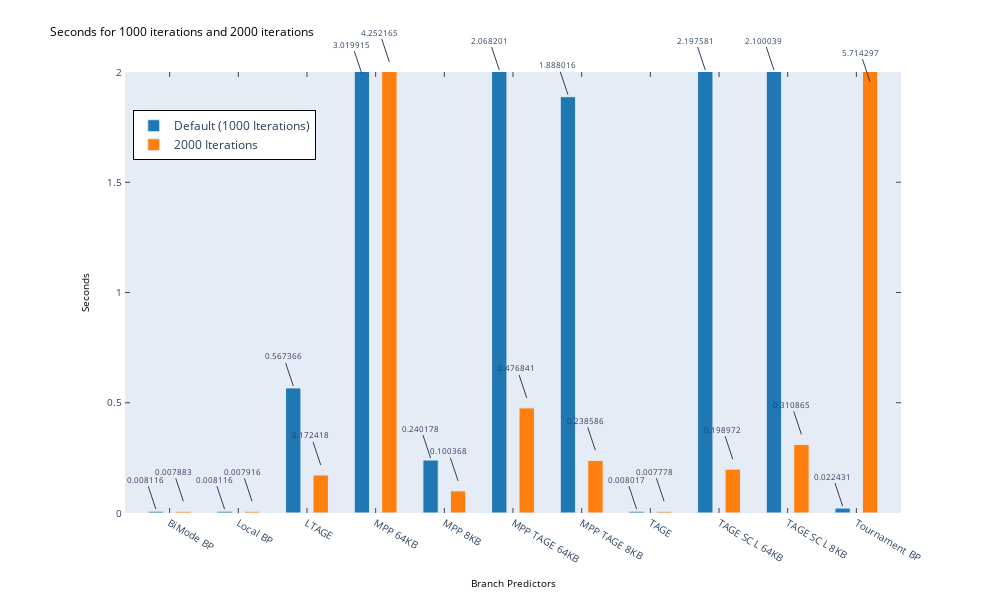

Notebook cell for this chart:
### Code cell
plot_grouped_bar_chart(df, "Seconds", 2)

### Figure 1 — Plotly figure (JSON) as saved in the notebook; plotly's stock layout.template omitted (floating-point values rounded to 4 significant figures)
{"data": [{"marker": {"color": "#1F77B4", "line": {"width": 1}}, "name": "Default (1000 Iterations)", "opacity": 1, "orientation": "v", "type": "bar", "x": [-0.2, 0.8, 1.8, 2.8, 3.8, 4.8, 5.8, 6.8, 7.8, 8.8, 9.8], "xaxis": "x", "y": [0.008116, 0.008116, 0.5674, 3.02, 0.2402, 2.068, 1.888, 0.008017, 2.198, 2.1, 0.02243], "yaxis": "y"}, {"marker": {"color": "#FF7F0E", "line": {"width": 1}}, "name": "2000 Iterations", "opacity": 1, "orientation": "v", "type": "bar", "x": [0.2, 1.2, 2.2, 3.2, 4.2, 5.2, 6.2, 7.2, 8.2, 9.2, 10.2], "xaxis": "x", "y": [0.007883, 0.007916, 0.1724, 4.252, 0.1004, 0.4768, 0.2386, 0.007778, 0.199, 0.3109, 5.714], "yaxis": "y"}], "layout": {"annotations": [{"font": {"size": 8}, "showarrow": true, "text": "0.008116", "x": -0.2, "y": 0.008116, "yshift": 2}, {"font": {"size": 8}, "showarrow": true, "text": "0.008116", "x": 0.8, "y": 0.008116, "yshift": 2}, {"font": {"size": 8}, "showarrow": true, "text": "0.567366", "x": 1.8, "y": 0.5674, "yshift": 2}, {"font": {"size": 8}, "showarrow": true, "text": "3.019915", "x": 2.8, "y": 2, "yshift": -2}, {"font": {"size": 8}, "showarrow": true, "text": "0.240178", "x": 3.8, "y": 0.2402, "yshift": 2}, {"font": {"size": 8}, "showarrow": true, "text": "2.068201", "x": 4.8, "y": 2, "yshift": 2}, {"font": {"size": 8}, "showarrow": true, "text": "1.888016", "x": 5.8, "y": 1.888, "yshift": 2}, {"font": {"size": 8}, "showarrow": true, "text": "0.008017", "x": 6.8, "y": 0.008017, "yshift": 2}, {"font": {"size": 8}, "showarrow": true, "text": "2.197581", "x": 7.8, "y": 2, "yshift": 2}, {"font": {"size": 8}, "showarrow": true, "text": "2.100039", "x": 8.8, "y": 2, "yshift": 2}, {"font": {"size": 8}, "showarrow": true, "text": "0.022431", "x": 9.8, "y": 0.02243, "yshift": 2}, {"font": {"size": 8}, "showarrow": true, "text": "0.007883", "x": 0.2, "y": 0.007883, "yshift": 10}, {"font": {"size": 8}, "showarrow": true, "text": "0.007916", "x": 1.2, "y": 0.007916, "yshift": 10}, {"font": {"size": 8}, "showarrow": true, "text": "0.172418", "x": 2.2, "y": 0.1724, "yshift": 10}, {"font": {"size": 8}, "showarrow": true, "text": "4.252165", "x": 3.2, "y": 2, "yshift": 10}, {"font": {"size": 8}, "showarrow": true, "text": "0.100368", "x": 4.2, "y": 0.1004, "yshift": 10}, {"font": {"size": 8}, "showarrow": true, "text": "0.476841", "x": 5.2, "y": 0.4768, "yshift": 10}, {"font": {"size": 8}, "showarrow": true, "text": "0.238586", "x": 6.2, "y": 0.2386, "yshift": 10}, {"font": {"size": 8}, "showarrow": true, "text": "0.007778", "x": 7.2, "y": 0.007778, "yshift": 10}, {"font": {"size": 8}, "showarrow": true, "text": "0.198972", "x": 8.2, "y": 0.199, "yshift": 10}, {"font": {"size": 8}, "showarrow": true, "text": "0.310865", "x": 9.2, "y": 0.3109, "yshift": 10}, {"font": {"size": 8}, "showarrow": true, "text": "5.714297", "x": 10.2, "y": 2, "yshift": -10}], "autosize": false, "bargap": 0.3, "bargroupgap": 0.2, "height": 600, "hovermode": "closest", "legend": {"bordercolor": "Black", "borderwidth": 1, "orientation": "v", "x": 0.01, "xanchor": "left", "y": 0.8, "yanchor": "bottom"}, "margin": {"b": 65, "l": 125, "pad": 0, "r": 99, "t": 72}, "showlegend": true, "title": {"font": {"color": "#000000", "size": 12}, "text": "Seconds for 1000 iterations and 2000 iterations"}, "width": 1000, "xaxis": {"anchor": "y", "domain": [0, 1], "dtick": 1, "labelalias": {"0": "BiMode BP", "1": "Local BP", "2": "LTAGE", "3": "MPP 64KB", "4": "MPP 8KB", "5": "MPP TAGE 64KB", "6": "MPP TAGE 8KB", "7": "TAGE", "8": "TAGE SC L 64KB", "9": "TAGE SC L 8KB", "10": "Tournament BP"}, "mirror": "ticks", "range": [-0.65, 10.65], "showgrid": false, "showline": true, "side": "bottom", "tick0": 0, "tickfont": {"size": 10}, "ticks": "inside", "title": {"font": {"color": "#000000", "size": 10}, "text": "Branch Predictors"}, "type": "linear", "zeroline": false}, "yaxis": {"anchor": "x", "domain": [0, 1], "mirror": "ticks", "nticks": 9, "range": [0, 2], "showgrid": false, "showline": true, "side": "left", "tickfont": {"size": 10}, "ticks": "inside", "title": {"font": {"color": "#000000", "size": 10}, "text": "Seconds"}, "type": "linear", "zeroline": false}}}
